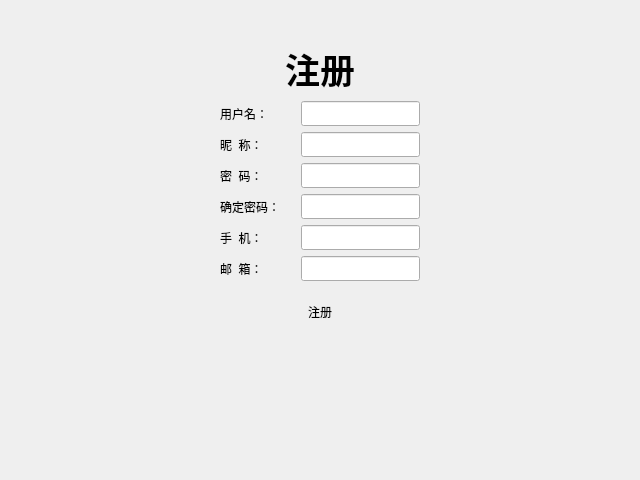
<?xml version="1.0" encoding="UTF-8"?>
<ui version="4.0">
 <class>Login</class>
 <widget class="QDialog" name="Login">
  <property name="geometry">
   <rect>
    <x>0</x>
    <y>0</y>
    <width>640</width>
    <height>480</height>
   </rect>
  </property>
  <property name="minimumSize">
   <size>
    <width>640</width>
    <height>480</height>
   </size>
  </property>
  <property name="windowTitle">
   <string>Dialog</string>
  </property>
  <layout class="QVBoxLayout" name="verticalLayout">
   <property name="spacing">
    <number>0</number>
   </property>
   <property name="leftMargin">
    <number>0</number>
   </property>
   <property name="topMargin">
    <number>0</number>
   </property>
   <property name="rightMargin">
    <number>0</number>
   </property>
   <property name="bottomMargin">
    <number>0</number>
   </property>
   <item>
    <widget class="TitleWidget" name="title_widget" native="true"/>
   </item>
   <item>
    <widget class="QStackedWidget" name="stackedWidget">
     <property name="currentIndex">
      <number>1</number>
     </property>
     <widget class="QWidget" name="login_page">
      <layout class="QVBoxLayout" name="verticalLayout_3">
       <item>
        <spacer name="verticalSpacer">
         <property name="orientation">
          <enum>Qt::Vertical</enum>
         </property>
         <property name="sizeHint" stdset="0">
          <size>
           <width>20</width>
           <height>33</height>
          </size>
         </property>
        </spacer>
       </item>
       <item>
        <widget class="QWidget" name="widget" native="true">
         <layout class="QHBoxLayout" name="horizontalLayout_3">
          <item>
           <spacer name="horizontalSpacer">
            <property name="orientation">
             <enum>Qt::Horizontal</enum>
            </property>
            <property name="sizeHint" stdset="0">
             <size>
              <width>103</width>
              <height>20</height>
             </size>
            </property>
           </spacer>
          </item>
          <item>
           <widget class="QWidget" name="widget_2" native="true">
            <layout class="QVBoxLayout" name="verticalLayout_2">
             <item>
              <widget class="QWidget" name="widget_6" native="true">
               <layout class="QHBoxLayout" name="horizontalLayout_4">
                <item>
                 <widget class="QLabel" name="label_3">
                  <property name="font">
                   <font>
                    <family>华文新魏</family>
                    <pointsize>26</pointsize>
                    <weight>75</weight>
                    <bold>true</bold>
                   </font>
                  </property>
                  <property name="text">
                   <string>登录</string>
                  </property>
                  <property name="alignment">
                   <set>Qt::AlignCenter</set>
                  </property>
                 </widget>
                </item>
               </layout>
              </widget>
             </item>
             <item>
              <widget class="QWidget" name="widget_3" native="true">
               <layout class="QGridLayout" name="gridLayout">
                <item row="2" column="0">
                 <widget class="QLabel" name="label_2">
                  <property name="text">
                   <string>密码:</string>
                  </property>
                 </widget>
                </item>
                <item row="0" column="2">
                 <widget class="QLineEdit" name="log_usr">
                  <property name="minimumSize">
                   <size>
                    <width>0</width>
                    <height>25</height>
                   </size>
                  </property>
                  <property name="font">
                   <font>
                    <family>Aharoni</family>
                    <pointsize>12</pointsize>
                    <weight>75</weight>
                    <bold>true</bold>
                   </font>
                  </property>
                  <property name="alignment">
                   <set>Qt::AlignCenter</set>
                  </property>
                 </widget>
                </item>
                <item row="2" column="2">
                 <widget class="QLineEdit" name="log_pwd">
                  <property name="minimumSize">
                   <size>
                    <width>0</width>
                    <height>25</height>
                   </size>
                  </property>
                  <property name="font">
                   <font>
                    <family>Aharoni</family>
                    <pointsize>12</pointsize>
                    <weight>75</weight>
                    <bold>true</bold>
                   </font>
                  </property>
                  <property name="alignment">
                   <set>Qt::AlignCenter</set>
                  </property>
                 </widget>
                </item>
                <item row="0" column="0">
                 <widget class="QLabel" name="label">
                  <property name="text">
                   <string>用户名:</string>
                  </property>
                 </widget>
                </item>
                <item row="0" column="1">
                 <spacer name="horizontalSpacer_4">
                  <property name="orientation">
                   <enum>Qt::Horizontal</enum>
                  </property>
                  <property name="sizeType">
                   <enum>QSizePolicy::Fixed</enum>
                  </property>
                  <property name="sizeHint" stdset="0">
                   <size>
                    <width>15</width>
                    <height>20</height>
                   </size>
                  </property>
                 </spacer>
                </item>
                <item row="1" column="0">
                 <spacer name="verticalSpacer_3">
                  <property name="orientation">
                   <enum>Qt::Vertical</enum>
                  </property>
                  <property name="sizeType">
                   <enum>QSizePolicy::Fixed</enum>
                  </property>
                  <property name="sizeHint" stdset="0">
                   <size>
                    <width>20</width>
                    <height>30</height>
                   </size>
                  </property>
                 </spacer>
                </item>
               </layout>
              </widget>
             </item>
             <item>
              <widget class="QWidget" name="widget_4" native="true">
               <layout class="QHBoxLayout" name="horizontalLayout_2">
                <item>
                 <spacer name="horizontalSpacer_11">
                  <property name="orientation">
                   <enum>Qt::Horizontal</enum>
                  </property>
                  <property name="sizeType">
                   <enum>QSizePolicy::Fixed</enum>
                  </property>
                  <property name="sizeHint" stdset="0">
                   <size>
                    <width>10</width>
                    <height>20</height>
                   </size>
                  </property>
                 </spacer>
                </item>
                <item>
                 <widget class="QCheckBox" name="rember_pwd">
                  <property name="font">
                   <font>
                    <family>新宋体</family>
                    <pointsize>12</pointsize>
                    <weight>75</weight>
                    <bold>true</bold>
                   </font>
                  </property>
                  <property name="text">
                   <string>记住密码</string>
                  </property>
                 </widget>
                </item>
                <item>
                 <spacer name="horizontalSpacer_3">
                  <property name="orientation">
                   <enum>Qt::Horizontal</enum>
                  </property>
                  <property name="sizeHint" stdset="0">
                   <size>
                    <width>40</width>
                    <height>20</height>
                   </size>
                  </property>
                 </spacer>
                </item>
                <item>
                 <widget class="QToolButton" name="log_register_btn">
                  <property name="font">
                   <font>
                    <family>新宋体</family>
                    <pointsize>12</pointsize>
                    <weight>75</weight>
                    <bold>true</bold>
                    <underline>true</underline>
                   </font>
                  </property>
                  <property name="styleSheet">
                   <string notr="true">color: rgb(212, 87, 29);</string>
                  </property>
                  <property name="text">
                   <string>没有账号,马上注册</string>
                  </property>
                  <property name="autoRaise">
                   <bool>true</bool>
                  </property>
                 </widget>
                </item>
                <item>
                 <spacer name="horizontalSpacer_12">
                  <property name="orientation">
                   <enum>Qt::Horizontal</enum>
                  </property>
                  <property name="sizeType">
                   <enum>QSizePolicy::Fixed</enum>
                  </property>
                  <property name="sizeHint" stdset="0">
                   <size>
                    <width>10</width>
                    <height>20</height>
                   </size>
                  </property>
                 </spacer>
                </item>
               </layout>
              </widget>
             </item>
             <item>
              <widget class="QWidget" name="widget_5" native="true">
               <layout class="QHBoxLayout" name="horizontalLayout">
                <item>
                 <widget class="QToolButton" name="login_btn">
                  <property name="minimumSize">
                   <size>
                    <width>200</width>
                    <height>50</height>
                   </size>
                  </property>
                  <property name="styleSheet">
                   <string notr="true">
font: 75 18pt &quot;新宋体&quot;;
color: rgb(0, 0, 0);</string>
                  </property>
                  <property name="text">
                   <string>登录</string>
                  </property>
                  <property name="autoRaise">
                   <bool>true</bool>
                  </property>
                 </widget>
                </item>
               </layout>
              </widget>
             </item>
             <item>
              <widget class="QWidget" name="widget_8" native="true">
               <property name="minimumSize">
                <size>
                 <width>0</width>
                 <height>15</height>
                </size>
               </property>
              </widget>
             </item>
            </layout>
           </widget>
          </item>
          <item>
           <spacer name="horizontalSpacer_2">
            <property name="orientation">
             <enum>Qt::Horizontal</enum>
            </property>
            <property name="sizeHint" stdset="0">
             <size>
              <width>102</width>
              <height>20</height>
             </size>
            </property>
           </spacer>
          </item>
         </layout>
        </widget>
       </item>
       <item>
        <spacer name="verticalSpacer_2">
         <property name="orientation">
          <enum>Qt::Vertical</enum>
         </property>
         <property name="sizeHint" stdset="0">
          <size>
           <width>20</width>
           <height>200</height>
          </size>
         </property>
        </spacer>
       </item>
      </layout>
     </widget>
     <widget class="QWidget" name="register_page">
      <layout class="QVBoxLayout" name="verticalLayout_5">
       <item>
        <spacer name="verticalSpacer_5">
         <property name="orientation">
          <enum>Qt::Vertical</enum>
         </property>
         <property name="sizeHint" stdset="0">
          <size>
           <width>20</width>
           <height>22</height>
          </size>
         </property>
        </spacer>
       </item>
       <item>
        <widget class="QWidget" name="widget_9" native="true">
         <layout class="QHBoxLayout" name="horizontalLayout_5">
          <item>
           <spacer name="horizontalSpacer_5">
            <property name="orientation">
             <enum>Qt::Horizontal</enum>
            </property>
            <property name="sizeHint" stdset="0">
             <size>
              <width>119</width>
              <height>20</height>
             </size>
            </property>
           </spacer>
          </item>
          <item>
           <widget class="QWidget" name="widget_10" native="true">
            <layout class="QVBoxLayout" name="verticalLayout_4">
             <item>
              <widget class="QWidget" name="widget_11" native="true">
               <layout class="QHBoxLayout" name="horizontalLayout_6">
                <property name="bottomMargin">
                 <number>0</number>
                </property>
                <item>
                 <widget class="QLabel" name="label_4">
                  <property name="font">
                   <font>
                    <family>华文新魏</family>
                    <pointsize>26</pointsize>
                    <weight>75</weight>
                    <bold>true</bold>
                   </font>
                  </property>
                  <property name="text">
                   <string>注册</string>
                  </property>
                  <property name="alignment">
                   <set>Qt::AlignCenter</set>
                  </property>
                 </widget>
                </item>
               </layout>
              </widget>
             </item>
             <item>
              <widget class="QWidget" name="widget_13" native="true">
               <layout class="QGridLayout" name="gridLayout_2">
                <property name="topMargin">
                 <number>0</number>
                </property>
                <property name="bottomMargin">
                 <number>0</number>
                </property>
                <item row="5" column="2">
                 <widget class="QLineEdit" name="reg_mail">
                  <property name="minimumSize">
                   <size>
                    <width>0</width>
                    <height>25</height>
                   </size>
                  </property>
                  <property name="font">
                   <font>
                    <family>宋体</family>
                   </font>
                  </property>
                  <property name="alignment">
                   <set>Qt::AlignCenter</set>
                  </property>
                 </widget>
                </item>
                <item row="4" column="2">
                 <widget class="QLineEdit" name="reg_phone">
                  <property name="minimumSize">
                   <size>
                    <width>0</width>
                    <height>25</height>
                   </size>
                  </property>
                  <property name="font">
                   <font>
                    <family>宋体</family>
                   </font>
                  </property>
                  <property name="alignment">
                   <set>Qt::AlignCenter</set>
                  </property>
                 </widget>
                </item>
                <item row="3" column="2">
                 <widget class="QLineEdit" name="reg_surepwd">
                  <property name="minimumSize">
                   <size>
                    <width>0</width>
                    <height>25</height>
                   </size>
                  </property>
                  <property name="font">
                   <font>
                    <family>宋体</family>
                   </font>
                  </property>
                  <property name="echoMode">
                   <enum>QLineEdit::Password</enum>
                  </property>
                  <property name="alignment">
                   <set>Qt::AlignCenter</set>
                  </property>
                 </widget>
                </item>
                <item row="4" column="0">
                 <widget class="QLabel" name="label_9">
                  <property name="text">
                   <string>手  机：</string>
                  </property>
                 </widget>
                </item>
                <item row="3" column="0">
                 <widget class="QLabel" name="label_8">
                  <property name="text">
                   <string>确定密码：</string>
                  </property>
                 </widget>
                </item>
                <item row="1" column="2">
                 <widget class="QLineEdit" name="reg_nickname">
                  <property name="minimumSize">
                   <size>
                    <width>0</width>
                    <height>25</height>
                   </size>
                  </property>
                  <property name="font">
                   <font>
                    <family>宋体</family>
                   </font>
                  </property>
                  <property name="alignment">
                   <set>Qt::AlignCenter</set>
                  </property>
                 </widget>
                </item>
                <item row="2" column="2">
                 <widget class="QLineEdit" name="reg_pwd">
                  <property name="minimumSize">
                   <size>
                    <width>0</width>
                    <height>25</height>
                   </size>
                  </property>
                  <property name="font">
                   <font>
                    <family>宋体</family>
                   </font>
                  </property>
                  <property name="echoMode">
                   <enum>QLineEdit::Password</enum>
                  </property>
                  <property name="alignment">
                   <set>Qt::AlignCenter</set>
                  </property>
                 </widget>
                </item>
                <item row="2" column="0">
                 <widget class="QLabel" name="label_7">
                  <property name="text">
                   <string>密  码：</string>
                  </property>
                 </widget>
                </item>
                <item row="0" column="0">
                 <widget class="QLabel" name="label_5">
                  <property name="text">
                   <string>用户名：</string>
                  </property>
                 </widget>
                </item>
                <item row="5" column="0">
                 <widget class="QLabel" name="label_10">
                  <property name="text">
                   <string>邮  箱：</string>
                  </property>
                 </widget>
                </item>
                <item row="0" column="2">
                 <widget class="QLineEdit" name="reg_usr">
                  <property name="minimumSize">
                   <size>
                    <width>0</width>
                    <height>25</height>
                   </size>
                  </property>
                  <property name="font">
                   <font>
                    <family>宋体</family>
                   </font>
                  </property>
                  <property name="alignment">
                   <set>Qt::AlignCenter</set>
                  </property>
                 </widget>
                </item>
                <item row="0" column="1">
                 <spacer name="horizontalSpacer_6">
                  <property name="orientation">
                   <enum>Qt::Horizontal</enum>
                  </property>
                  <property name="sizeType">
                   <enum>QSizePolicy::Fixed</enum>
                  </property>
                  <property name="sizeHint" stdset="0">
                   <size>
                    <width>15</width>
                    <height>20</height>
                   </size>
                  </property>
                 </spacer>
                </item>
                <item row="1" column="0">
                 <widget class="QLabel" name="label_6">
                  <property name="text">
                   <string>昵  称：</string>
                  </property>
                 </widget>
                </item>
               </layout>
              </widget>
             </item>
             <item>
              <widget class="QWidget" name="widget_15" native="true">
               <layout class="QHBoxLayout" name="horizontalLayout_8">
                <property name="topMargin">
                 <number>0</number>
                </property>
                <item>
                 <widget class="QToolButton" name="register_btn">
                  <property name="minimumSize">
                   <size>
                    <width>200</width>
                    <height>50</height>
                   </size>
                  </property>
                  <property name="styleSheet">
                   <string notr="true">
font: 75 18pt &quot;新宋体&quot;;
color: rgb(0, 0, 0);</string>
                  </property>
                  <property name="text">
                   <string>注册</string>
                  </property>
                  <property name="autoRaise">
                   <bool>true</bool>
                  </property>
                 </widget>
                </item>
               </layout>
              </widget>
             </item>
             <item>
              <widget class="QWidget" name="widget_16" native="true">
               <property name="minimumSize">
                <size>
                 <width>0</width>
                 <height>15</height>
                </size>
               </property>
              </widget>
             </item>
            </layout>
           </widget>
          </item>
          <item>
           <spacer name="horizontalSpacer_8">
            <property name="orientation">
             <enum>Qt::Horizontal</enum>
            </property>
            <property name="sizeHint" stdset="0">
             <size>
              <width>118</width>
              <height>20</height>
             </size>
            </property>
           </spacer>
          </item>
         </layout>
        </widget>
       </item>
       <item>
        <spacer name="verticalSpacer_4">
         <property name="orientation">
          <enum>Qt::Vertical</enum>
         </property>
         <property name="sizeHint" stdset="0">
          <size>
           <width>20</width>
           <height>100</height>
          </size>
         </property>
        </spacer>
       </item>
      </layout>
     </widget>
     <widget class="QWidget" name="set_page">
      <widget class="QWidget" name="widget_12" native="true">
       <property name="geometry">
        <rect>
         <x>10</x>
         <y>30</y>
         <width>622</width>
         <height>361</height>
        </rect>
       </property>
       <layout class="QHBoxLayout" name="horizontalLayout_7">
        <item>
         <spacer name="horizontalSpacer_7">
          <property name="orientation">
           <enum>Qt::Horizontal</enum>
          </property>
          <property name="sizeHint" stdset="0">
           <size>
            <width>119</width>
            <height>20</height>
           </size>
          </property>
         </spacer>
        </item>
        <item>
         <widget class="QWidget" name="widget_14" native="true">
          <layout class="QVBoxLayout" name="verticalLayout_6">
           <item>
            <widget class="QWidget" name="widget_17" native="true">
             <layout class="QHBoxLayout" name="horizontalLayout_9">
              <item>
               <widget class="QLabel" name="label_11">
                <property name="font">
                 <font>
                  <family>华文新魏</family>
                  <pointsize>26</pointsize>
                  <weight>75</weight>
                  <bold>true</bold>
                 </font>
                </property>
                <property name="text">
                 <string>服务器设置</string>
                </property>
                <property name="alignment">
                 <set>Qt::AlignCenter</set>
                </property>
               </widget>
              </item>
             </layout>
            </widget>
           </item>
           <item>
            <widget class="QWidget" name="widget_18" native="true">
             <layout class="QGridLayout" name="gridLayout_3">
              <item row="0" column="1">
               <spacer name="horizontalSpacer_9">
                <property name="orientation">
                 <enum>Qt::Horizontal</enum>
                </property>
                <property name="sizeType">
                 <enum>QSizePolicy::Fixed</enum>
                </property>
                <property name="sizeHint" stdset="0">
                 <size>
                  <width>20</width>
                  <height>20</height>
                 </size>
                </property>
               </spacer>
              </item>
              <item row="0" column="2">
               <widget class="QLineEdit" name="address_server">
                <property name="minimumSize">
                 <size>
                  <width>0</width>
                  <height>25</height>
                 </size>
                </property>
                <property name="font">
                 <font>
                  <family>宋体</family>
                 </font>
                </property>
                <property name="alignment">
                 <set>Qt::AlignCenter</set>
                </property>
               </widget>
              </item>
              <item row="0" column="0">
               <widget class="QLabel" name="label_15">
                <property name="text">
                 <string>服务器IP:</string>
                </property>
               </widget>
              </item>
              <item row="2" column="2">
               <widget class="QLineEdit" name="port_server">
                <property name="minimumSize">
                 <size>
                  <width>0</width>
                  <height>25</height>
                 </size>
                </property>
                <property name="font">
                 <font>
                  <family>宋体</family>
                 </font>
                </property>
                <property name="alignment">
                 <set>Qt::AlignCenter</set>
                </property>
               </widget>
              </item>
              <item row="2" column="0">
               <widget class="QLabel" name="label_17">
                <property name="text">
                 <string>服务器端口:</string>
                </property>
               </widget>
              </item>
              <item row="1" column="0">
               <spacer name="verticalSpacer_8">
                <property name="orientation">
                 <enum>Qt::Vertical</enum>
                </property>
                <property name="sizeType">
                 <enum>QSizePolicy::Fixed</enum>
                </property>
                <property name="sizeHint" stdset="0">
                 <size>
                  <width>20</width>
                  <height>25</height>
                 </size>
                </property>
               </spacer>
              </item>
             </layout>
            </widget>
           </item>
           <item>
            <widget class="QWidget" name="widget_19" native="true">
             <layout class="QHBoxLayout" name="horizontalLayout_10">
              <item>
               <widget class="QToolButton" name="set_ok_btn">
                <property name="minimumSize">
                 <size>
                  <width>200</width>
                  <height>50</height>
                 </size>
                </property>
                <property name="styleSheet">
                 <string notr="true">
font: 75 18pt &quot;新宋体&quot;;
color: rgb(0, 0, 0);</string>
                </property>
                <property name="text">
                 <string>确定</string>
                </property>
                <property name="autoRaise">
                 <bool>true</bool>
                </property>
               </widget>
              </item>
             </layout>
            </widget>
           </item>
           <item>
            <widget class="QWidget" name="widget_20" native="true">
             <property name="maximumSize">
              <size>
               <width>16777215</width>
               <height>20</height>
              </size>
             </property>
            </widget>
           </item>
          </layout>
         </widget>
        </item>
        <item>
         <spacer name="horizontalSpacer_10">
          <property name="orientation">
           <enum>Qt::Horizontal</enum>
          </property>
          <property name="sizeHint" stdset="0">
           <size>
            <width>118</width>
            <height>20</height>
           </size>
          </property>
         </spacer>
        </item>
       </layout>
      </widget>
     </widget>
    </widget>
   </item>
  </layout>
 </widget>
 <customwidgets>
  <customwidget>
   <class>TitleWidget</class>
   <extends>QWidget</extends>
   <header location="global">selfwidget/titlewidget.h</header>
   <container>1</container>
  </customwidget>
 </customwidgets>
 <tabstops>
  <tabstop>address_server</tabstop>
  <tabstop>port_server</tabstop>
  <tabstop>log_usr</tabstop>
  <tabstop>log_pwd</tabstop>
  <tabstop>rember_pwd</tabstop>
  <tabstop>log_register_btn</tabstop>
  <tabstop>reg_usr</tabstop>
  <tabstop>reg_nickname</tabstop>
  <tabstop>reg_pwd</tabstop>
  <tabstop>reg_surepwd</tabstop>
  <tabstop>reg_phone</tabstop>
  <tabstop>reg_mail</tabstop>
  <tabstop>register_btn</tabstop>
 </tabstops>
 <resources/>
 <connections/>
</ui>
